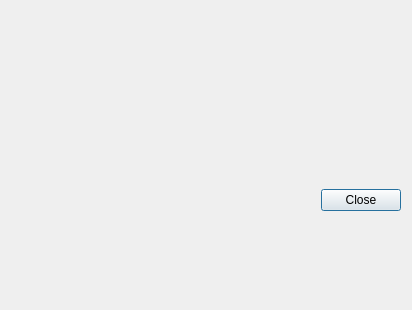
<?xml version="1.0" encoding="UTF-8"?>
<ui version="4.0">
 <class>DlgStatResults</class>
 <widget class="QDialog" name="DlgStatResults">
  <property name="geometry">
   <rect>
    <x>0</x>
    <y>0</y>
    <width>412</width>
    <height>310</height>
   </rect>
  </property>
  <property name="sizePolicy">
   <sizepolicy hsizetype="Maximum" vsizetype="Maximum">
    <horstretch>0</horstretch>
    <verstretch>0</verstretch>
   </sizepolicy>
  </property>
  <property name="minimumSize">
   <size>
    <width>400</width>
    <height>300</height>
   </size>
  </property>
  <property name="windowTitle">
   <string>Statistical Results</string>
  </property>
  <layout class="QVBoxLayout" name="verticalLayout_2">
   <item>
    <layout class="QVBoxLayout" name="verticalLayout" stretch="0">
     <item>
      <widget class="StatPlotAngT" name="statPlotResults">
       <property name="sizePolicy">
        <sizepolicy hsizetype="Maximum" vsizetype="Maximum">
         <horstretch>0</horstretch>
         <verstretch>0</verstretch>
        </sizepolicy>
       </property>
       <property name="frameShape">
        <enum>QFrame::StyledPanel</enum>
       </property>
       <property name="frameShadow">
        <enum>QFrame::Raised</enum>
       </property>
      </widget>
     </item>
    </layout>
   </item>
   <item>
    <widget class="QDialogButtonBox" name="buttonBox">
     <property name="standardButtons">
      <set>QDialogButtonBox::Close</set>
     </property>
    </widget>
   </item>
  </layout>
 </widget>
 <customwidgets>
  <customwidget>
   <class>StatPlotAngT</class>
   <extends>QFrame</extends>
   <header>qwt-plots/StatPlotAngT.h</header>
   <container>1</container>
  </customwidget>
 </customwidgets>
 <resources/>
 <connections/>
</ui>
